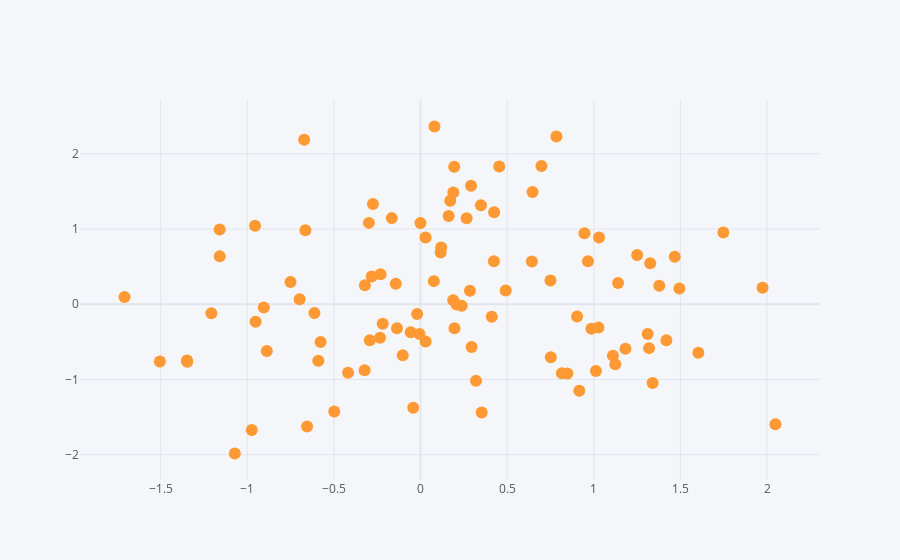

The cell this chart's notebook holds for it:
### Markdown cell above
By default, plotly will try to connect by line all the dots.
In order for plotly to show scatter you need to pass in mode as ‘markers’.

### Code cell
df.iplot(kind='scatter',x='A',y='B',mode='markers')
